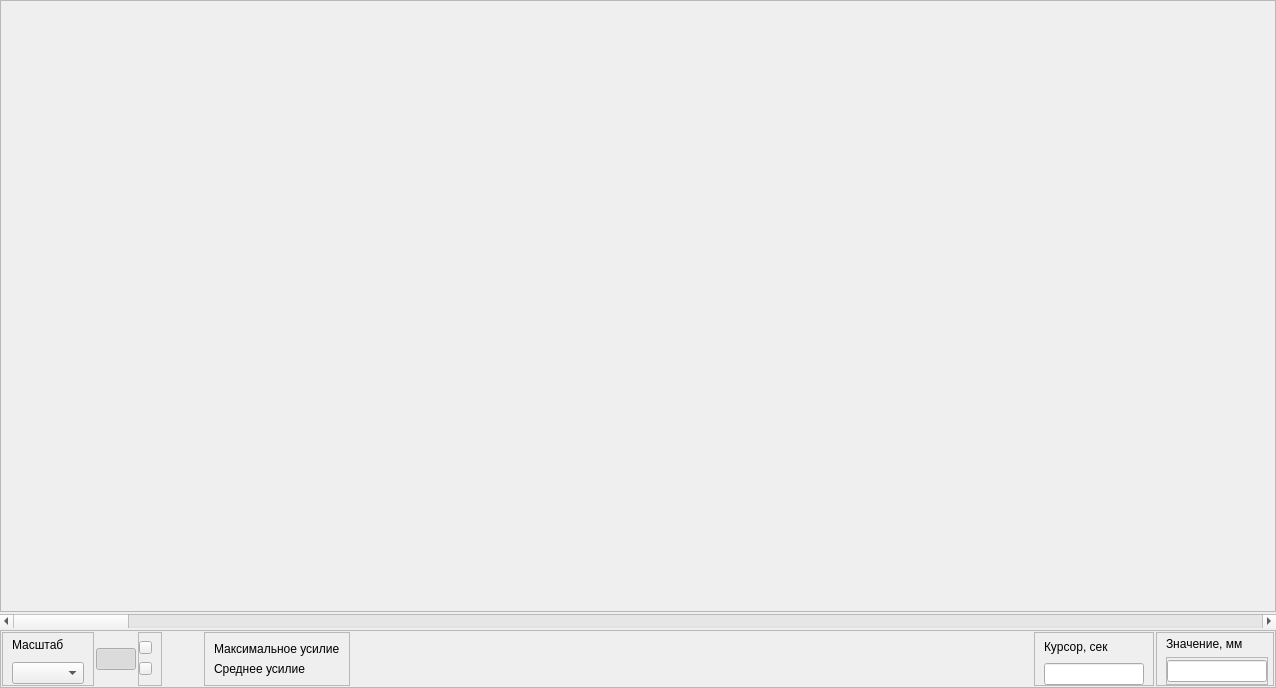
<?xml version="1.0" encoding="UTF-8"?>
<ui version="4.0">
 <class>MWCompetitiveStickVisualize</class>
 <widget class="QWidget" name="MWCompetitiveStickVisualize">
  <property name="geometry">
   <rect>
    <x>0</x>
    <y>0</y>
    <width>1276</width>
    <height>688</height>
   </rect>
  </property>
  <property name="windowTitle">
   <string>Form</string>
  </property>
  <layout class="QVBoxLayout" name="verticalLayout">
   <property name="spacing">
    <number>2</number>
   </property>
   <property name="leftMargin">
    <number>0</number>
   </property>
   <property name="topMargin">
    <number>0</number>
   </property>
   <property name="rightMargin">
    <number>0</number>
   </property>
   <property name="bottomMargin">
    <number>0</number>
   </property>
   <item>
    <widget class="QFrame" name="frGraph">
     <property name="frameShape">
      <enum>QFrame::StyledPanel</enum>
     </property>
     <property name="frameShadow">
      <enum>QFrame::Raised</enum>
     </property>
     <layout class="QVBoxLayout" name="verticalLayout_3">
      <property name="spacing">
       <number>2</number>
      </property>
      <property name="leftMargin">
       <number>1</number>
      </property>
      <property name="topMargin">
       <number>1</number>
      </property>
      <property name="rightMargin">
       <number>1</number>
      </property>
      <property name="bottomMargin">
       <number>1</number>
      </property>
      <item>
       <widget class="AreaGraph" name="wgtGraph" native="true">
        <property name="mouseTracking">
         <bool>true</bool>
        </property>
       </widget>
      </item>
     </layout>
    </widget>
   </item>
   <item>
    <widget class="QScrollBar" name="sbSignal">
     <property name="orientation">
      <enum>Qt::Horizontal</enum>
     </property>
    </widget>
   </item>
   <item>
    <widget class="QFrame" name="frToolbar">
     <property name="sizePolicy">
      <sizepolicy hsizetype="Preferred" vsizetype="Fixed">
       <horstretch>0</horstretch>
       <verstretch>0</verstretch>
      </sizepolicy>
     </property>
     <property name="frameShape">
      <enum>QFrame::StyledPanel</enum>
     </property>
     <property name="frameShadow">
      <enum>QFrame::Raised</enum>
     </property>
     <layout class="QHBoxLayout" name="horizontalLayout">
      <property name="spacing">
       <number>2</number>
      </property>
      <property name="leftMargin">
       <number>1</number>
      </property>
      <property name="topMargin">
       <number>1</number>
      </property>
      <property name="rightMargin">
       <number>1</number>
      </property>
      <property name="bottomMargin">
       <number>1</number>
      </property>
      <item>
       <widget class="QFrame" name="frScale">
        <property name="frameShape">
         <enum>QFrame::StyledPanel</enum>
        </property>
        <property name="frameShadow">
         <enum>QFrame::Raised</enum>
        </property>
        <layout class="QVBoxLayout" name="verticalLayout_2">
         <property name="topMargin">
          <number>1</number>
         </property>
         <property name="bottomMargin">
          <number>1</number>
         </property>
         <item>
          <widget class="QLabel" name="lblScale">
           <property name="text">
            <string>Масштаб</string>
           </property>
          </widget>
         </item>
         <item>
          <widget class="QComboBox" name="cbScale">
           <property name="maxVisibleItems">
            <number>15</number>
           </property>
          </widget>
         </item>
        </layout>
       </widget>
      </item>
      <item>
       <widget class="QPushButton" name="btnFullSignal">
        <property name="text">
         <string/>
        </property>
        <property name="icon">
         <iconset resource="../../../kernel.qrc">
          <normaloff>:/images/Tools/FullSignal.png</normaloff>:/images/Tools/FullSignal.png</iconset>
        </property>
        <property name="iconSize">
         <size>
          <width>22</width>
          <height>22</height>
         </size>
        </property>
        <property name="checkable">
         <bool>true</bool>
        </property>
        <property name="checked">
         <bool>true</bool>
        </property>
       </widget>
      </item>
      <item>
       <widget class="QFrame" name="frFullSignal">
        <property name="frameShape">
         <enum>QFrame::StyledPanel</enum>
        </property>
        <property name="frameShadow">
         <enum>QFrame::Raised</enum>
        </property>
        <layout class="QVBoxLayout" name="verticalLayout_5">
         <property name="spacing">
          <number>0</number>
         </property>
         <property name="leftMargin">
          <number>0</number>
         </property>
         <property name="topMargin">
          <number>0</number>
         </property>
         <property name="bottomMargin">
          <number>0</number>
         </property>
         <item>
          <widget class="QPushButton" name="btnHScalePlus">
           <property name="maximumSize">
            <size>
             <width>13</width>
             <height>13</height>
            </size>
           </property>
           <property name="text">
            <string/>
           </property>
           <property name="icon">
            <iconset resource="../../../kernel.qrc">
             <normaloff>:/images/Tools/Plus_10.png</normaloff>:/images/Tools/Plus_10.png</iconset>
           </property>
           <property name="iconSize">
            <size>
             <width>9</width>
             <height>9</height>
            </size>
           </property>
          </widget>
         </item>
         <item>
          <widget class="QPushButton" name="btnHScaleMinus">
           <property name="maximumSize">
            <size>
             <width>13</width>
             <height>13</height>
            </size>
           </property>
           <property name="text">
            <string/>
           </property>
           <property name="icon">
            <iconset resource="../../../kernel.qrc">
             <normaloff>:/images/Tools/Minus_10.png</normaloff>:/images/Tools/Minus_10.png</iconset>
           </property>
           <property name="iconSize">
            <size>
             <width>10</width>
             <height>10</height>
            </size>
           </property>
          </widget>
         </item>
        </layout>
       </widget>
      </item>
      <item>
       <spacer name="horizontalSpacer_2">
        <property name="orientation">
         <enum>Qt::Horizontal</enum>
        </property>
        <property name="sizeType">
         <enum>QSizePolicy::Fixed</enum>
        </property>
        <property name="sizeHint" stdset="0">
         <size>
          <width>40</width>
          <height>20</height>
         </size>
        </property>
       </spacer>
      </item>
      <item>
       <widget class="QFrame" name="frFactors">
        <property name="frameShape">
         <enum>QFrame::StyledPanel</enum>
        </property>
        <property name="frameShadow">
         <enum>QFrame::Raised</enum>
        </property>
        <layout class="QVBoxLayout" name="verticalLayout_7">
         <item>
          <widget class="QLabel" name="lblMaxForce">
           <property name="text">
            <string>Максимальное усилие</string>
           </property>
          </widget>
         </item>
         <item>
          <widget class="QLabel" name="lblAverageForce">
           <property name="text">
            <string>Среднее усилие</string>
           </property>
          </widget>
         </item>
        </layout>
       </widget>
      </item>
      <item>
       <spacer name="horizontalSpacer">
        <property name="orientation">
         <enum>Qt::Horizontal</enum>
        </property>
        <property name="sizeHint" stdset="0">
         <size>
          <width>40</width>
          <height>20</height>
         </size>
        </property>
       </spacer>
      </item>
      <item>
       <widget class="QFrame" name="frCursor">
        <property name="sizePolicy">
         <sizepolicy hsizetype="Fixed" vsizetype="Preferred">
          <horstretch>0</horstretch>
          <verstretch>0</verstretch>
         </sizepolicy>
        </property>
        <property name="frameShape">
         <enum>QFrame::StyledPanel</enum>
        </property>
        <property name="frameShadow">
         <enum>QFrame::Raised</enum>
        </property>
        <layout class="QVBoxLayout" name="verticalLayout_4">
         <property name="spacing">
          <number>2</number>
         </property>
         <property name="topMargin">
          <number>0</number>
         </property>
         <property name="bottomMargin">
          <number>0</number>
         </property>
         <item>
          <widget class="QLabel" name="lblCursor">
           <property name="text">
            <string>Курсор, сек</string>
           </property>
          </widget>
         </item>
         <item>
          <widget class="QLineEdit" name="edCursor">
           <property name="maximumSize">
            <size>
             <width>100</width>
             <height>16777215</height>
            </size>
           </property>
           <property name="readOnly">
            <bool>true</bool>
           </property>
          </widget>
         </item>
        </layout>
       </widget>
      </item>
      <item>
       <widget class="QFrame" name="frValues">
        <property name="sizePolicy">
         <sizepolicy hsizetype="Fixed" vsizetype="Preferred">
          <horstretch>0</horstretch>
          <verstretch>0</verstretch>
         </sizepolicy>
        </property>
        <property name="frameShape">
         <enum>QFrame::StyledPanel</enum>
        </property>
        <property name="frameShadow">
         <enum>QFrame::Raised</enum>
        </property>
        <layout class="QVBoxLayout" name="verticalLayout_6">
         <property name="spacing">
          <number>2</number>
         </property>
         <property name="topMargin">
          <number>0</number>
         </property>
         <property name="rightMargin">
          <number>5</number>
         </property>
         <property name="bottomMargin">
          <number>0</number>
         </property>
         <item>
          <widget class="QLabel" name="lblvalues">
           <property name="text">
            <string>Значение, мм</string>
           </property>
          </widget>
         </item>
         <item>
          <widget class="QFrame" name="frValuesVal">
           <property name="frameShape">
            <enum>QFrame::StyledPanel</enum>
           </property>
           <property name="frameShadow">
            <enum>QFrame::Raised</enum>
           </property>
           <layout class="QHBoxLayout" name="horizontalLayout_2">
            <property name="spacing">
             <number>3</number>
            </property>
            <property name="leftMargin">
             <number>0</number>
            </property>
            <property name="topMargin">
             <number>2</number>
            </property>
            <property name="rightMargin">
             <number>0</number>
            </property>
            <property name="bottomMargin">
             <number>2</number>
            </property>
            <item>
             <widget class="QLineEdit" name="edValue">
              <property name="maximumSize">
               <size>
                <width>100</width>
                <height>16777215</height>
               </size>
              </property>
             </widget>
            </item>
           </layout>
          </widget>
         </item>
        </layout>
       </widget>
      </item>
     </layout>
    </widget>
   </item>
  </layout>
 </widget>
 <customwidgets>
  <customwidget>
   <class>AreaGraph</class>
   <extends>QWidget</extends>
   <header location="global">areagraph.h</header>
   <container>1</container>
  </customwidget>
 </customwidgets>
 <resources>
  <include location="../../../kernel.qrc"/>
 </resources>
 <connections>
  <connection>
   <sender>cbScale</sender>
   <signal>currentIndexChanged(int)</signal>
   <receiver>MWCompetitiveStickVisualize</receiver>
   <slot>on_scaleChange(int)</slot>
   <hints>
    <hint type="sourcelabel">
     <x>32</x>
     <y>672</y>
    </hint>
    <hint type="destinationlabel">
     <x>1281</x>
     <y>345</y>
    </hint>
   </hints>
  </connection>
  <connection>
   <sender>btnFullSignal</sender>
   <signal>clicked(bool)</signal>
   <receiver>MWCompetitiveStickVisualize</receiver>
   <slot>btnFulSignalClicked(bool)</slot>
   <hints>
    <hint type="sourcelabel">
     <x>120</x>
     <y>671</y>
    </hint>
    <hint type="destinationlabel">
     <x>-1</x>
     <y>545</y>
    </hint>
   </hints>
  </connection>
  <connection>
   <sender>btnHScalePlus</sender>
   <signal>clicked()</signal>
   <receiver>MWCompetitiveStickVisualize</receiver>
   <slot>btnPlusClicked()</slot>
   <hints>
    <hint type="sourcelabel">
     <x>136</x>
     <y>653</y>
    </hint>
    <hint type="destinationlabel">
     <x>-3</x>
     <y>441</y>
    </hint>
   </hints>
  </connection>
  <connection>
   <sender>btnHScaleMinus</sender>
   <signal>clicked()</signal>
   <receiver>MWCompetitiveStickVisualize</receiver>
   <slot>btnMinusClicked()</slot>
   <hints>
    <hint type="sourcelabel">
     <x>136</x>
     <y>672</y>
    </hint>
    <hint type="destinationlabel">
     <x>-4</x>
     <y>574</y>
    </hint>
   </hints>
  </connection>
  <connection>
   <sender>sbSignal</sender>
   <signal>sliderMoved(int)</signal>
   <receiver>MWCompetitiveStickVisualize</receiver>
   <slot>on_signalScroll(int)</slot>
   <hints>
    <hint type="sourcelabel">
     <x>213</x>
     <y>626</y>
    </hint>
    <hint type="destinationlabel">
     <x>-7</x>
     <y>386</y>
    </hint>
   </hints>
  </connection>
 </connections>
 <slots>
  <slot>on_scaleChange(int)</slot>
  <slot>btnFulSignalClicked(bool)</slot>
  <slot>btnPlusClicked()</slot>
  <slot>btnMinusClicked()</slot>
  <slot>on_signalScroll(int)</slot>
 </slots>
</ui>
